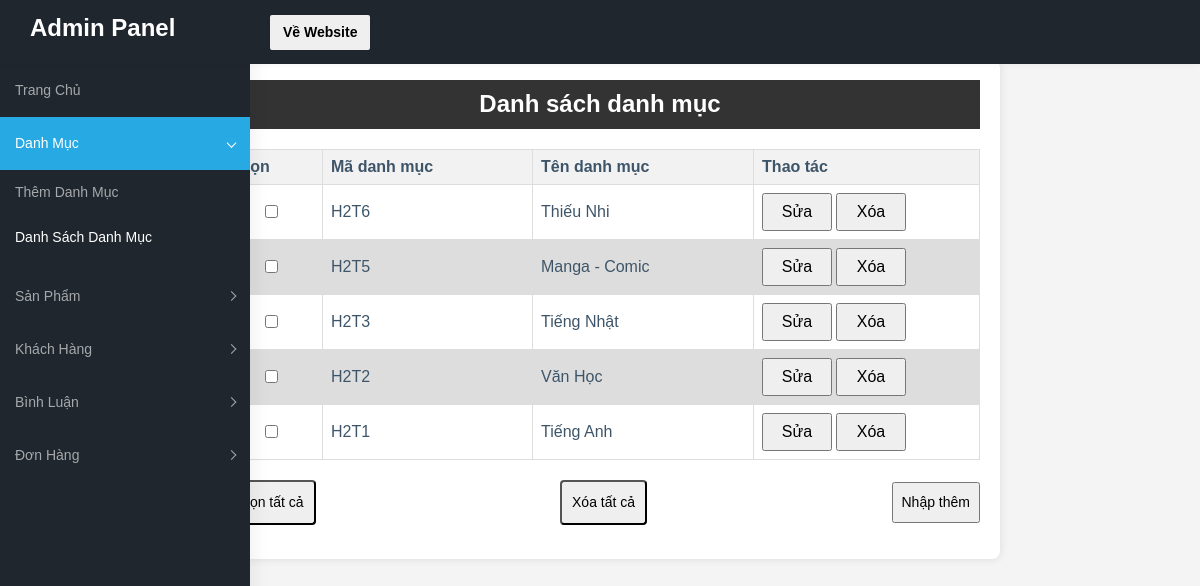
/admin/index.php?act=listdm, run on an earlier commit of the app's database.
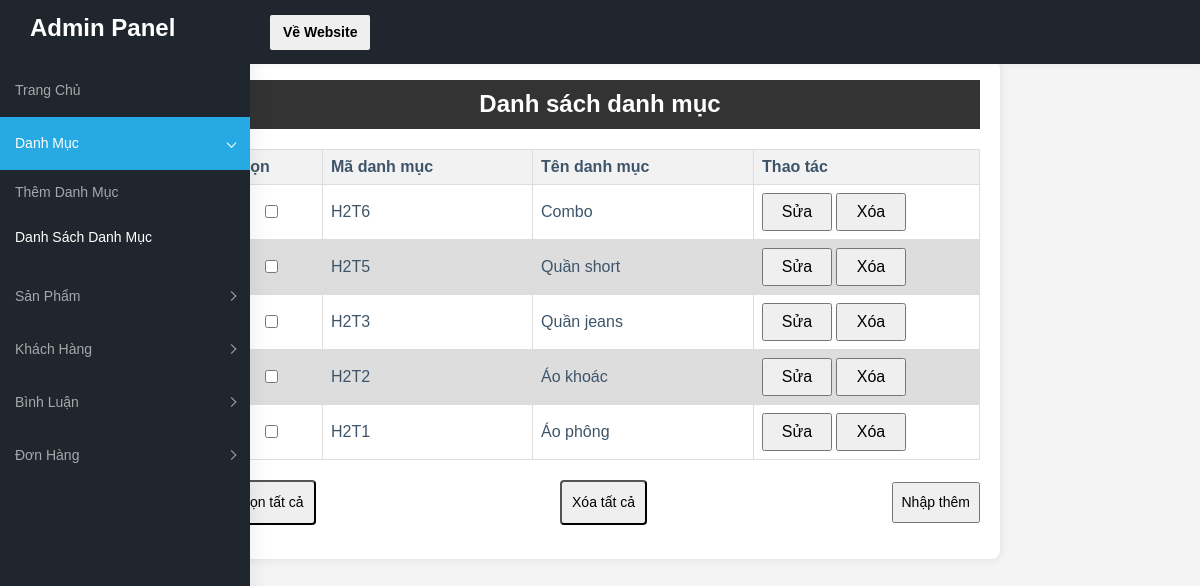
And on a later commit of the database.
### tables this page shows
CREATE TABLE `danhmuc` (
  `id` int(11) NOT NULL,
  `name` varchar(255) NOT NULL
);

### model/pdo.php (called while the page is built, shortened)
<?php
function pdo_get_connection(){
    $servername = "localhost";
    $username = "root";
    $password = "";
    try {
        $conn = new PDO("mysql:host=$servername;dbname=da1", $username, $password);
        $conn->setAttribute(PDO::ATTR_ERRMODE, PDO::ERRMODE_EXCEPTION);
        return $conn;
    } catch(PDOException $e) {
        echo "Connection failed: " . $e->getMessage();
    }
}
function pdo_query($sql){
    $sql_args=array_slice(func_get_args(),1);
    try{
        $conn=pdo_get_connection();
        $stmt=$conn->prepare($sql);
        $stmt->execute($sql_args);
        $rows=$stmt->fetchAll();
        return $rows;
    }
    catch(PDOException $e){
        throw $e;
    }
    finally{
        unset($conn);
    }
}
?>

### model/danhmuc.php (called while the page is built, shortened)
<?php
function loadall_danhmuc(){
    $sql="select * from danhmuc order by id desc";
    $listdanhmuc=pdo_query($sql);
    return  $listdanhmuc;
}

### admin/danhmuc/listdm.php (the view, shortened to what this page needs)
<section id="container"><header>
    <h1>Danh sách danh mục</h1>
</header>
    <form action="#" method="post">
    <table>
        <thead>
            <tr>
                <th>Chọn</th>
                <th>Mã danh mục</th>
                <th>Tên danh mục</th>
                <th>Thao tác</th>
            </tr>
        </thead>
        <tbody>
            <?php
            foreach($listdanhmuc as $danhmuc){
                extract($danhmuc);
                $suadm="index.php?act=suadm&id=".$id;
                $xoadm="index.php?act=xoadm&id=".$id;
                echo ' <tr>
            <td><input type="checkbox" name="" id=""></td>
            <td>H2T'.$id.'</td>
            <td>'.$name.'</td>
            <td><a href="'.$suadm.'">
            <input type="button" class="col-md-4" value="Sửa"></a>
            <a href="'. $xoadm.'"><input type="button" class="col-md-4" value="Xóa"></a></td>
        </tr>';
            }
        ?>
        </tbody>
    </table>
    <div class="table-actions">
        <button onclick="chonTatCa()">Chọn tất cả</button>
        <button onclick="xoaTatCa()">Xóa tất cả</button>
        <a href="index.php?act=adddm"><input type="button" value="Nhập thêm"></a>
    </div></form>
</section>

What changed in the data, as far as the page shows it:
changed danhmuc id 6: name "Thiếu Nhi" → "Combo"
changed danhmuc id 5: name "Manga - Comic" → "Quần short"
changed danhmuc id 3: name "Tiếng Nhật" → "Quần jeans"
changed danhmuc id 2: name "Văn Học" → "Áo khoác"
changed danhmuc id 1: name "Tiếng Anh" → "Áo phông"
